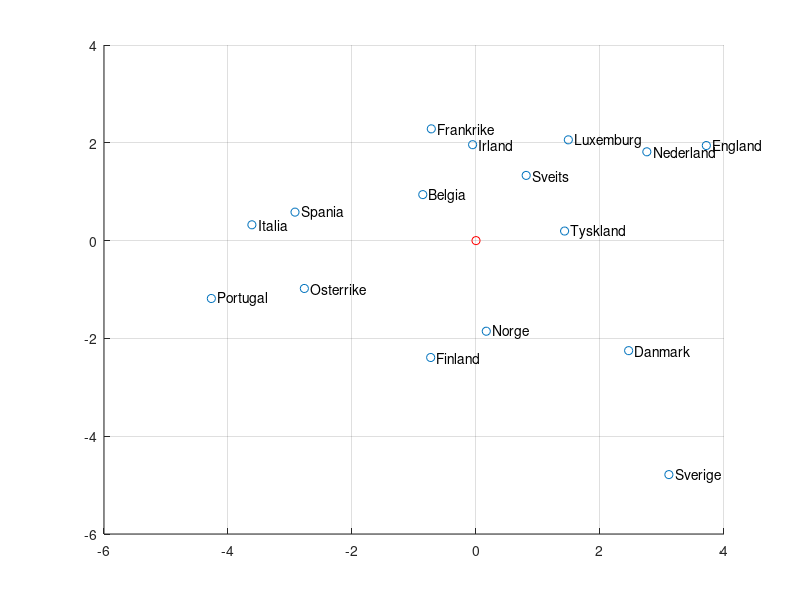
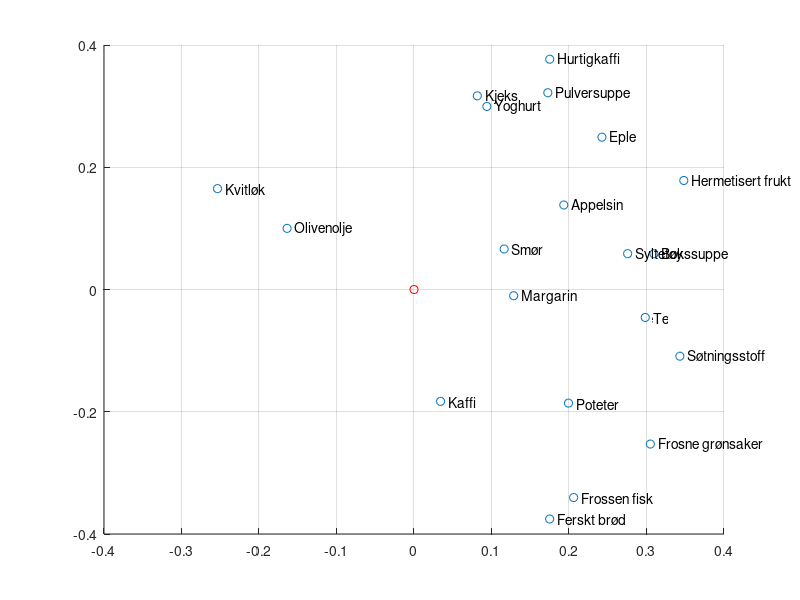

Reproduce these figures in MATLAB, in order.
% Dette scriptet finner dei a første prinsipalkomponentane til ei 
% datamatrise X. Frå scriptet får vi:
% T = scores matrisa (koordinatane til prinsipalkomponentane)
% P = loading matrisa (prinsipalkomponentane til X).
% Grafisk framstilling av prinsipalkomponentane.
% Forklart variasjon av prinsipalkomponentane.

% Laster inn datamatrisa.
% X - Datamatrisa
% names - namn på objekta
% varnames - namn på variablane
load('pcaeksempel.mat')

% Antall prinsipalkomponentar eg ønskjer å finne i matrisa X
a = 3;

% Først preprosesserer eg matrisa slik at kvar kolonne får gjennomsnitt 0
% og standardavvis 1.
[n,m] = size(X);    % n = antall objekt (land)
                    % m = antall variablar (matvarer)
meanX = mean(X);    % Gjennomsnittet av kvar kolonne i matrisa X
stdX = std(X);      % Standardavviket i kvar kolonne i matrisa X.
for j = 1:m
    X(:,j) = X(:,j) - meanX(j); % Trekker gjennomsnittet av kolonne j 
                                % frå kolonne j
    if stdX(j)~=0
        X(:,j)= X(:,j)/stdX(j); % Dividerer kolonne j med standardavviket 
                                % til kolonne j.
    end
end
Xnorm = X;                      % Preprosessert matrise.

% Bruker NIPALS-metoden for å finne dei a største eigenvektorane til 
% transponert(X)X (prinsipalkomponentane til X). 
% NIPALS-algoritma er beskrevet i kompendiet på s.331.

% Initialiserer scores/loadingmatrisa som 0-matriser.
T = zeros(n,a); 
P = zeros(m,a);

% NIPAL
for i=1:a
    t_old = rand(n,1);
    p = Xnorm'*t_old;
    p = p/norm(p); % Normaliserer p til lengde 1.
    t = Xnorm*p;
    while (norm(t-t_old)>0.00001)
        p = Xnorm'*t;
        p = p/norm(p);
        t_old = t;
        t = Xnorm*p;
    end
    T(:,i) = t;     % Scores
    P(:,i) = p;     % Loading
    Xnorm = Xnorm - t*p';
end

% Finner forklart variasjon av dei a prinsipalkoeffisientane.
trX = trace(X'*X);      % Trace av standardisert matrise X
trT = trace(T'*T);      % Trace av scoresmatrisa
fprintf('Forklart variasjon med %d prinsipalkomponenter er: %4.2f\n',a,trT/trX*100)

% Plotter scoresmatrisa (dei to første prinsipalkomponentane).
figure
scatter(T(:,1), T(:,2))
text(T(:,1)+.1, T(:,2),names)
hold on
plot(0,0,'or')  % Teiknar inn origo (som referanse)
grid on
%Plotter loadingmatrisa.
figure
scatter(P(:,1), P(:,2))
text(P(:,1)+.01, P(:,2),varnames)
hold on
plot(0,0,'or')  % Teiknar inn origo (som referanse)
grid on

return 
% Viss ein finner dei 3 første prinsipalkomponentane:

% Plotter dei 3 første prinsipalkomtonentane i eit 3d koordinatsystem
figure
scatter3(T(:,1), T(:,2),T(:,3))
text(T(:,1)+0.1, T(:,2), T(:,3),names)
hold on
plot3(0,0,0,'or')  % Teiknar inn origo (som referanse)
grid on
figure
scatter3(P(:,1), P(:,2),P(:,3))
text(P(:,1)+0.01, P(:,2), P(:,3),varnames)
hold on
plot3(0,0,0,'or')  % Teiknar inn origo (som referanse)
grid on
return

% % Plotter 1. og 3. prinsipalkomponent
% figure
% scatter(T(:,1), T(:,3))
% text(T(:,1)+.1, T(:,3),names)
% hold on
% plot(0,0,'or')  % Teiknar inn origo (som referanse)
% grid on
% % Plotter loadingmatrisa.
% figure
% scatter(P(:,1), P(:,3))
% text(P(:,1)+.01, P(:,3),varnames)
% hold on
% plot(0,0,'or')  % Teiknar inn origo (som referanse)
% grid on

% % Plotter 2. og 3. prinsipalkomponent
% figure
% scatter(T(:,2), T(:,3))
% text(T(:,2)+.1, T(:,3),names)
% hold on
% plot(0,0,'or')  % Teiknar inn origo (som referanse)
% grid on
% % Plotter loadingmatrisa.
% figure
% scatter(P(:,2), P(:,3))
% text(P(:,2)+.01, P(:,3),varnames)
% hold on
% plot(0,0,'or')  % Teiknar inn origo (som referanse)
% grid on



